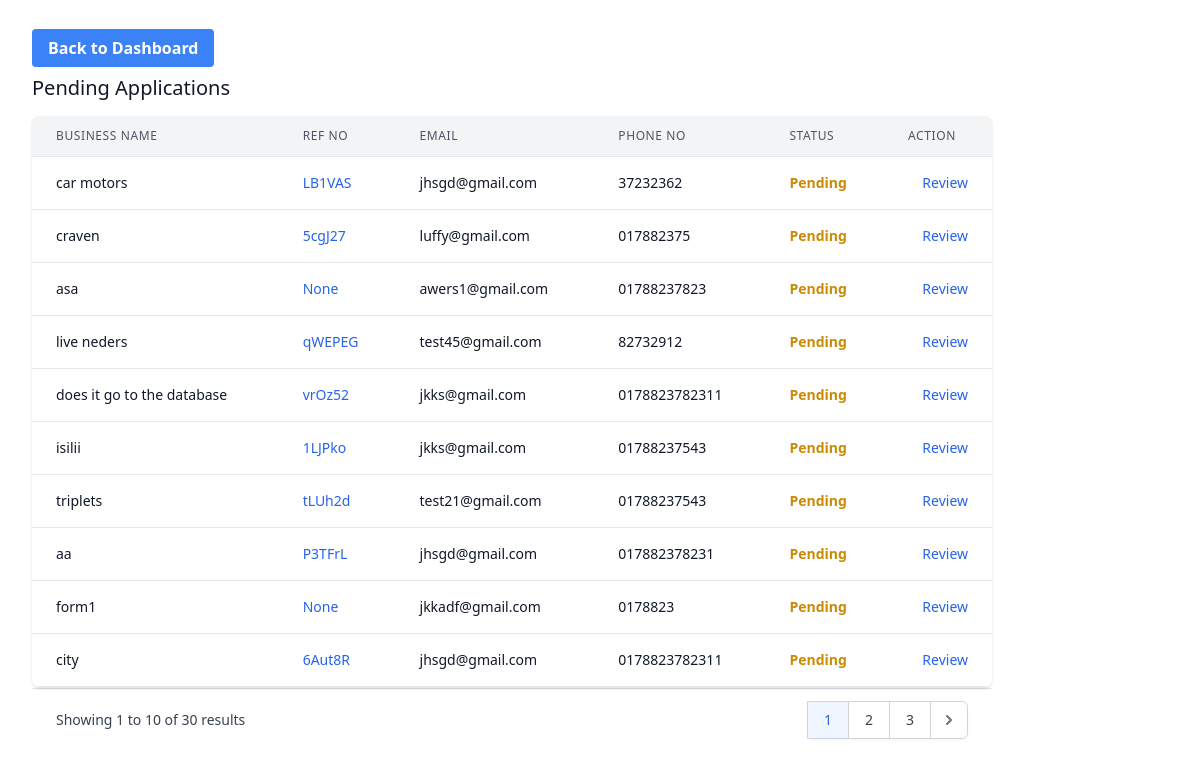
The app's page /pending_applications/ (signed in), older data.
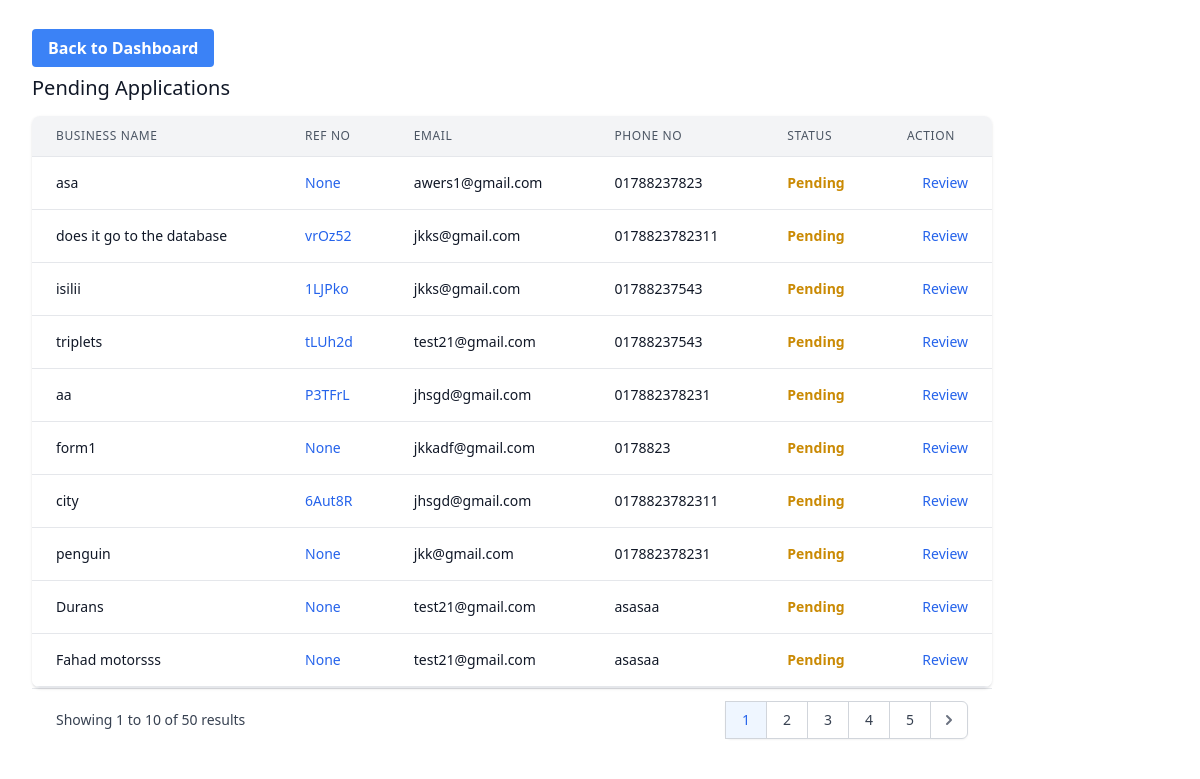
The same page, newer data.
### registration/models.py (models this page shows, shortened)
class BusinessDetail(models.Model):
    business_name = models.CharField(max_length=255)
    reference_number = models.CharField(max_length=10, unique=True, blank=True, null=True)
    registration_number = models.CharField(max_length=100)
    kra_pin = models.CharField(max_length=50)
    business_address = models.CharField(max_length=255)
    city = models.CharField(max_length=100)
    country = models.CharField(max_length=100)
    phone_number = models.CharField(max_length=20)
    phone_code = models.CharField(max_length=10,null=True)
    email_address = models.EmailField()
    registration_certificate = models.FileField(upload_to='documents/', validators=[validate_file_extension])
    trading_license = models.FileField(upload_to='documents/', validators=[validate_file_extension])
    tax_compliance_certificate = models.FileField(upload_to='documents/', validators=[validate_file_extension])
    created_at = models.DateTimeField(auto_now_add=True,null=True)
    STATUS_CHOICES = (
        ('pending', 'Pending'),
        ('approved', 'Approved'),
        ('rejected', 'Rejected'),
    )
    status = models.CharField(max_length=10, choices=STATUS_CHOICES, default='pending')

### registration/views.py (the view)
# urls.py: path('pending_applications/', pending_applications_view, name='pending_applications_view'),
@login_required
def pending_applications_view(request):
    pending_applications = BusinessDetail.objects.filter(status='pending')
    paginator = Paginator(pending_applications, 10)  # Show 10 applications per page
    page_number = request.GET.get('page')
    page_obj = paginator.get_page(page_number)
    context = {
        'page_obj': page_obj,  # Pass the paginated data
    }
    return render(request, 'registration/pending_applications.html', context)

### registration/templates/registration/pending_applications.html (shortened to what the changed rows need)
{% extends 'base.html' %}
{% block content %}
<div class="container mx-auto px-4 sm:px-8">
    <h2 class="text-xl leading-6 font-medium text-gray-900">Pending Applications</h2>
    <div class="mt-4">
        <div class="align-middle inline-block min-w-full shadow overflow-hidden sm:rounded-lg border-b border-gray-200">
            <table class="min-w-full">
                <thead class="bg-gray-100 text-gray-600">
                    <tr>
                        <th class="px-6 py-3 border-b border-gray-200 text-left text-xs leading-4 font-medium text-gray-600 uppercase tracking-wider">Business Name</th>
                        <th class="px-6 py-3 border-b border-gray-200 text-left text-xs leading-4 font-medium text-gray-600 uppercase tracking-wider">Ref No</th>
                        <th class="px-6 py-3 border-b border-gray-200 text-left text-xs leading-4 font-medium text-gray-600 uppercase tracking-wider">Email</th>
                        <th class="px-6 py-3 border-b border-gray-200 text-left text-xs leading-4 font-medium text-gray-600 uppercase tracking-wider">Phone No</th>
                        <th class="px-6 py-3 border-b border-gray-200 text-left text-xs leading-4 font-medium text-gray-600 uppercase tracking-wider">Status</th>
                        <th class="px-6 py-3 border-b border-gray-200 text-left text-xs leading-4 font-medium text-gray-600 uppercase tracking-wider">Action</th>
                    </tr>
                </thead>
                <tbody class="bg-white">
                    {% for application in page_obj.object_list %}
                    <tr>
                        <td class="px-6 py-4 whitespace-no-wrap border-b border-gray-200 text-sm leading-5 text-gray-900">{{ application.business_name }}</td>
                        <td class="px-6 py-4 whitespace-no-wrap border-b border-gray-200 text-sm leading-5 text-blue-600">{{ application.reference_number }}</td>
                        <td class="px-6 py-4 whitespace-no-wrap border-b border-gray-200 text-sm leading-5 text-gray-900">{{ application.email_address }}</td>
                        <td class="px-6 py-4 whitespace-no-wrap border-b border-gray-200 text-sm leading-5 text-gray-900">{{ application.phone_number }}</td>
                        <td class="px-6 py-4 whitespace-no-wrap border-b border-gray-200 text-sm leading-5 font-semibold text-yellow-600">Pending</td>
                        <td class="px-6 py-4 whitespace-no-wrap border-b border-gray-200 text-sm leading-5 text-right">
                            <a href="{% url 'application_review_view' application.id %}" class="text-blue-600 hover:text-blue-900">Review</a>
                        </td>
                    </tr>
                    {% endfor %}
                </tbody>
            </table>
        </div>
    </div>
    <div class="bg-white px-4 py-3 flex items-center justify-between border-t border-gray-200 sm:px-6">
        <div class="hidden sm:flex-1 sm:flex sm:items-center sm:justify-between">
            <div>
                <p class="text-sm text-gray-700">
                    Showing
                    <span class="font-medium">{{ page_obj.start_index }}</span>
                    to
                    <span class="font-medium">{{ page_obj.end_index }}</span>
                    of
                    <span class="font-medium">{{ page_obj.paginator.count }}</span>
                    results
                </p>
            </div>
            <div>
                <nav class="relative z-0 inline-flex rounded-md shadow-sm -space-x-px" aria-label="Pagination">
                    {% for page_number in page_obj.paginator.page_range %}
                    {% if page_number == page_obj.number %}
                    <span class="relative inline-flex items-center px-4 py-2 border border-gray-300 bg-blue-50 text-sm font-medium text-blue-600 hover:bg-blue-100">
                        {{ page_number }}
                    </span>
                    {% else %}
                    <a href="?page={{ page_number }}" class="relative inline-flex items-center px-4 py-2 border border-gray-300 bg-white text-sm font-medium text-gray-700 hover:bg-gray-50">
                        {{ page_number }}
                    </a>
                    {% endif %}
                    {% endfor %}
                    {% if page_obj.has_next %}
                    <a href="?page={{ page_obj.next_page_number }}" class="relative inline-flex items-center px-2 py-2 rounded-r-md border border-gray-300 bg-white text-sm font-medium text-gray-500 hover:bg-gray-50">
                        <svg class="h-5 w-5" xmlns="http://www.w3.org/2000/svg" viewBox="0 0 20 20" fill="currentColor" aria-hidden="true">
                            <path fill-rule="evenodd" d="M7.293 14.707a1 1 0 010-1.414L10.586 10 7.293 6.707a1 1 0 011.414-1.414l4 4a1 1 0 010 1.414l-4 4a1 1 0 01-1.414 0z" clip-rule="evenodd" />
                        </svg>
                    </a>
                    {% endif %}
                </nav>
            </div>
        </div>
    </div>
</div>
{% endblock %}

Row changes from the older to the newer data that the page shows:
no longer on this page (row edited): BusinessDetail: business_name "car motors", reference_number "LB1VAS", email_address "jhsgd@gmail.com", phone_number "37232362"
no longer on this page (row edited): BusinessDetail: business_name "craven", reference_number "5cgJ27", email_address "luffy@gmail.com", phone_number "017882375"
no longer on this page (row edited): BusinessDetail: business_name "live neders", reference_number "qWEPEG", email_address "test45@gmail.com", phone_number "82732912"
now on this page (row unchanged): BusinessDetail: business_name "penguin", reference_number "None", email_address "jkk@gmail.com", phone_number "017882378231"
now on this page (row unchanged): BusinessDetail: business_name "Durans", reference_number "None", email_address "test21@gmail.com", phone_number "asasaa"
now on this page (row unchanged): BusinessDetail: business_name "Fahad motorsss", reference_number "None", email_address "test21@gmail.com", phone_number "asasaa"
Text that changed along with them:
{{ page_obj.paginator.count }}: "30" → "50"
new list line: "4"
new list line: "5"
